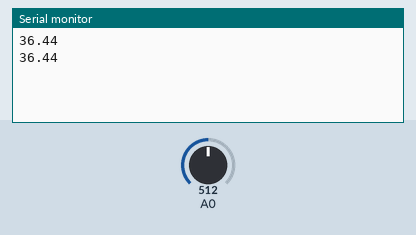
Recording of a sketch running on a simulated Arduino Uno, built with avr-gcc and run on an emulated ATmega328P. On the bench: the last lines printed to the serial monitor. The inputs (shaded band) are chosen by the test bench; at power-on: A0 = 512.

Above: at 1.2 s.
1.3 s: A0 set to 716
At 2.6 s:
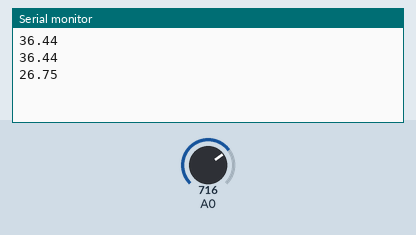
2.8 s: A0 set to 900
At 3.7 s:
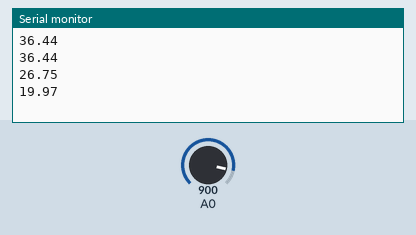
Timing chart, 0 to 5.8 s (numbered marks = the images above; inputs shaded):
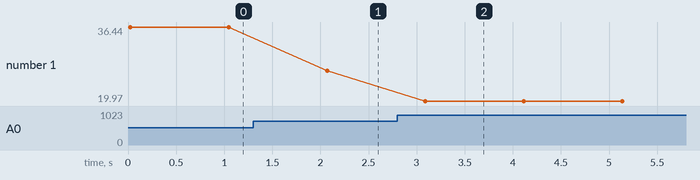

Measured:
- after the input at 1.3 s, the serial monitor: prints a new line after 0.77 s (image 1)
- after the input at 2.8 s, the serial monitor: prints a new line after 0.29 s (image 2)
- plotted number 1: 36.44 → 26.75 after the input at 1.3 s, 26.75 → 19.97 after the input at 2.8 s

The sketch:

thermistortempnodemcu.ino
```cpp
#include <math.h>

unsigned int Rs = 100000;
double Vcc = 3.3;
void setup() {
  // put your setup code here, to run once:
  Serial.begin(115200);
}

void loop() {
  // put your main code here, to run repeatedly:

  Serial.println(Thermister(AnalogRead()));
  delay(1000);

}

int AnalogRead() {
  int val = 0;
  for(int i = 0; i < 20; i++) {
    val += analogRead(A0);
    delay(1);
  }

  val = val / 20;
  return val;
}

double Thermister(int val) {
  double V_NTC = (double)val / 1024;
  double R_NTC = (Rs * V_NTC) / (Vcc - V_NTC);
  R_NTC = log(R_NTC);
  double Temp = 1 / (0.001129148 + (0.000234125 + (0.0000000876741 * R_NTC * R_NTC ))* R_NTC );
  Temp = Temp - 273.15;
  return Temp;

}
```
